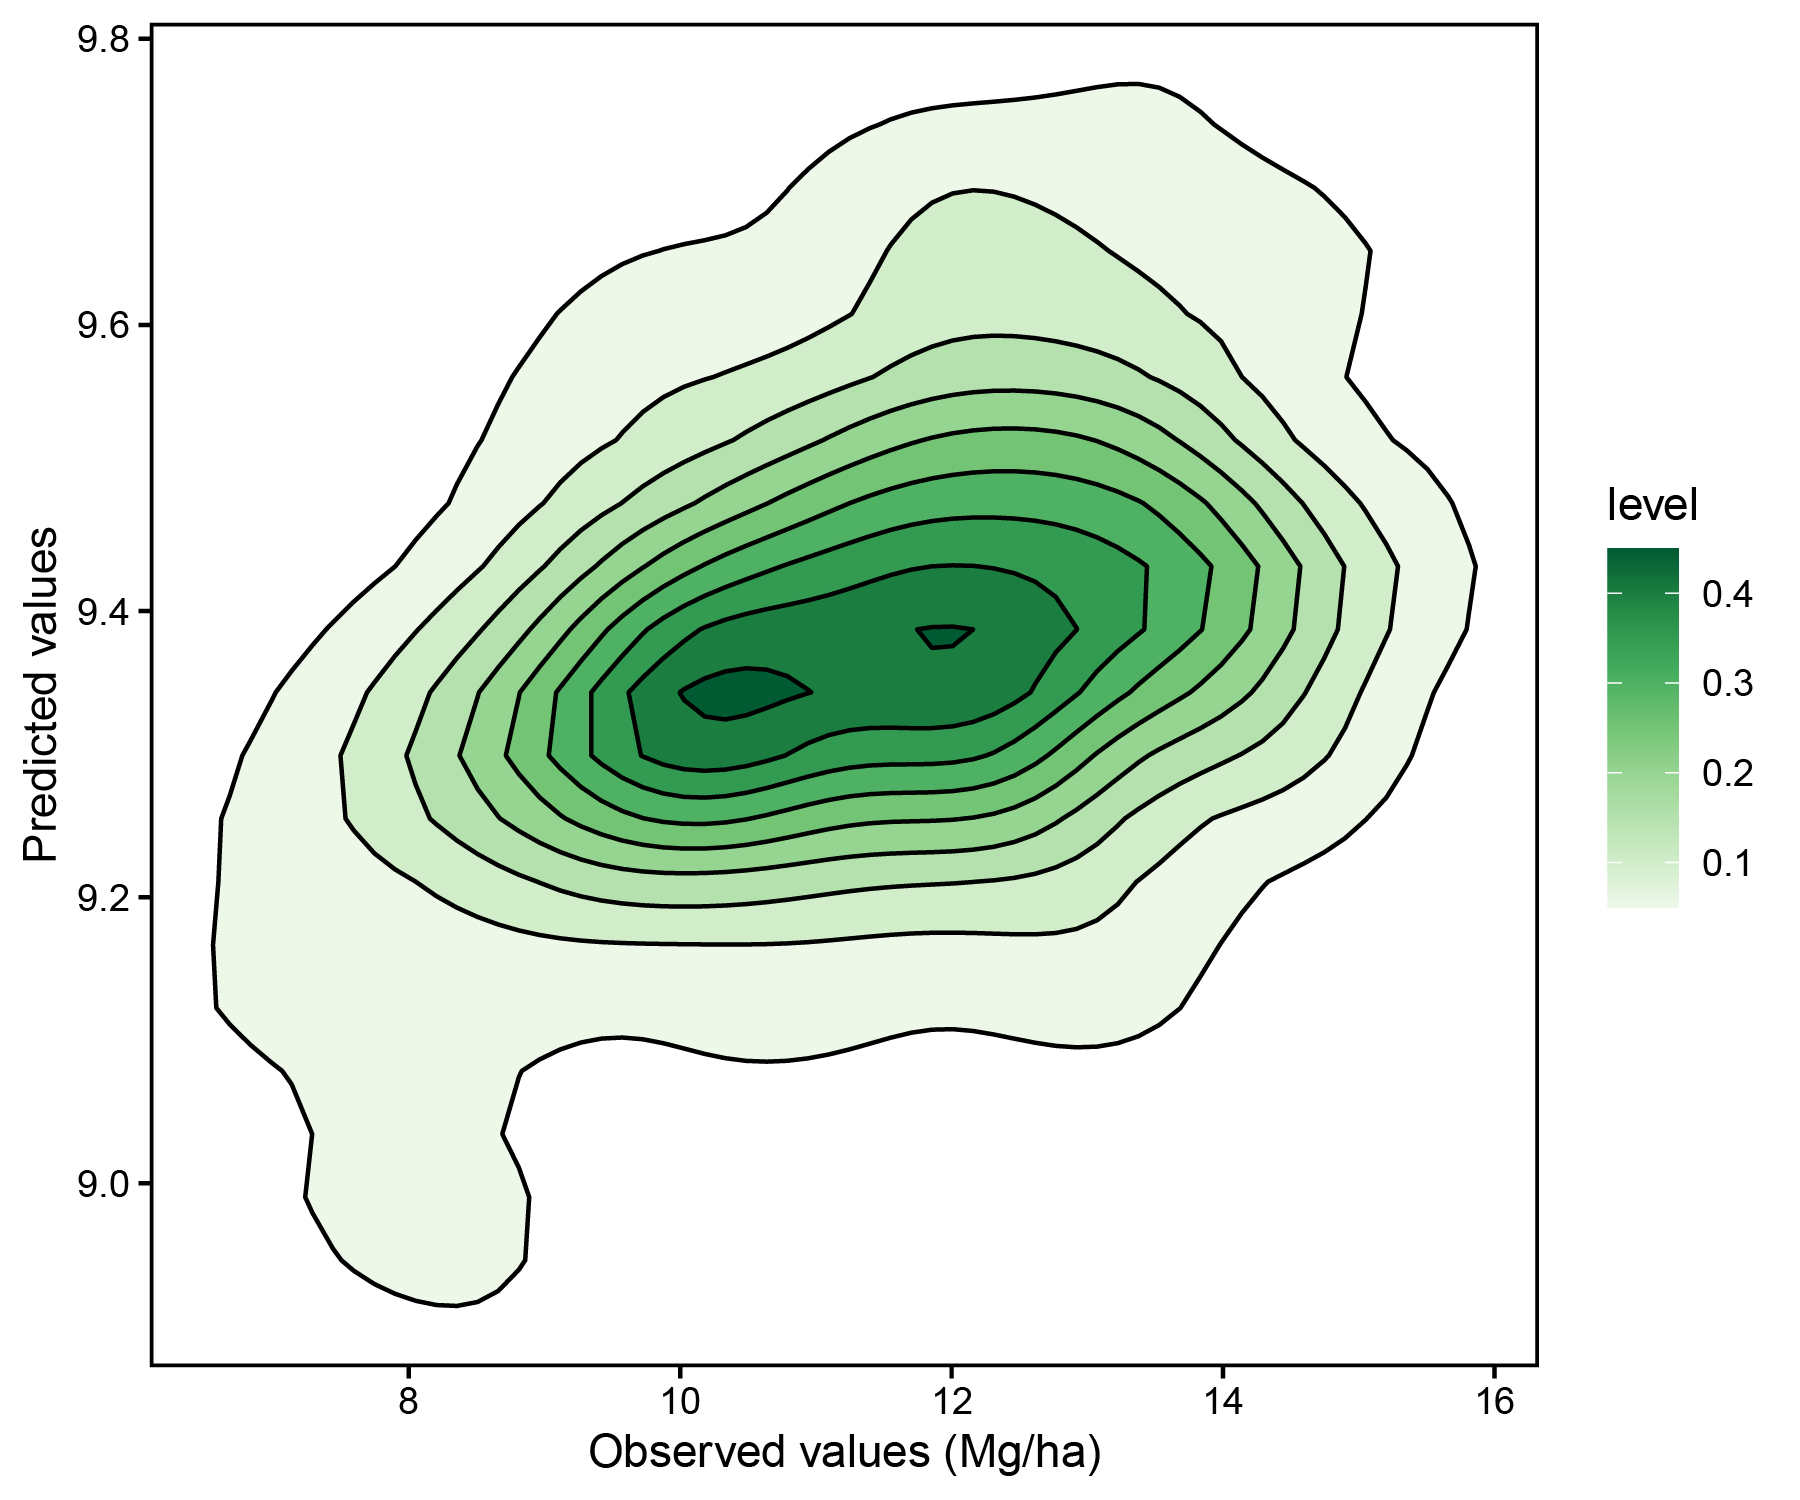

The script that drew this image:
#环境数据处理
library(data.table)
library(ggplot2)

# 加载数据集
X <- read.csv("real_value.csv")
Y <- read.csv("pred_value.csv")
df <- cbind(X,Y)
colnames(df) <- c("X","Y")

p1 <- ggplot(df,aes(x = X, y = Y))+
  stat_density_2d(aes(fill = ..level..),geom = "polygon", colour = "black")+
  scale_fill_distiller(palette = "Purples",direction = 1)+
  labs(y = "Predicted values", x = "Observed values (Mg/ha)")+
  theme_classic() +
  theme(panel.border = element_rect(color = "black", fill = NA, linewidth = 0.8))

p2 <- ggplot(df,aes(x = X, y = Y))+
  stat_density_2d(aes(fill = ..level..),geom = "polygon", colour = "black")+
  scale_fill_distiller(palette = "Greens",direction = 1)+
  labs(y = "Predicted values", x = "Observed values (Mg/ha)")+
  theme_classic() +
  theme(panel.border = element_rect(color = "black", fill = NA, linewidth = 0.8))

pdf("Figue2.pdf", width = 6, height = 5)
print(p1)
dev.off()

pdf("Figue2-1.pdf", width = 6, height = 5)
print(p2)
dev.off()
